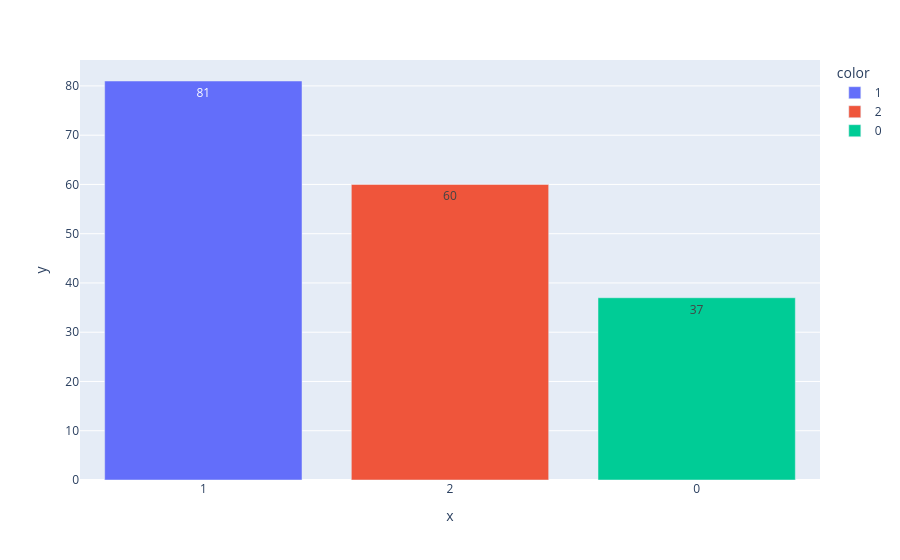

The notebook cell saved with this chart:
### Code cell
# Diagramme en barre des nombres d'observations
bar_plot(val)

### Figure 1 — Plotly figure (JSON) as saved in the notebook; plotly's stock layout.template omitted (floating-point values rounded to 4 significant figures)
{"data": [{"hovertemplate": "color=1<br>x=%{x}<br>y=%{y}<extra></extra>", "legendgroup": "1", "marker": {"color": "#636efa", "pattern": {"shape": ""}}, "name": "1", "orientation": "v", "showlegend": true, "textposition": "auto", "texttemplate": "%{y}", "type": "bar", "x": ["1"], "xaxis": "x", "y": [81], "yaxis": "y"}, {"hovertemplate": "color=2<br>x=%{x}<br>y=%{y}<extra></extra>", "legendgroup": "2", "marker": {"color": "#EF553B", "pattern": {"shape": ""}}, "name": "2", "orientation": "v", "showlegend": true, "textposition": "auto", "texttemplate": "%{y}", "type": "bar", "x": ["2"], "xaxis": "x", "y": [60], "yaxis": "y"}, {"hovertemplate": "color=0<br>x=%{x}<br>y=%{y}<extra></extra>", "legendgroup": "0", "marker": {"color": "#00cc96", "pattern": {"shape": ""}}, "name": "0", "orientation": "v", "showlegend": true, "textposition": "auto", "texttemplate": "%{y}", "type": "bar", "x": ["0"], "xaxis": "x", "y": [37], "yaxis": "y"}], "layout": {"barmode": "relative", "legend": {"title": {"text": "color"}, "tracegroupgap": 0}, "margin": {"t": 60}, "xaxis": {"anchor": "y", "domain": [0, 1], "title": {"text": "x"}}, "yaxis": {"anchor": "x", "domain": [0, 1], "title": {"text": "y"}}}}
